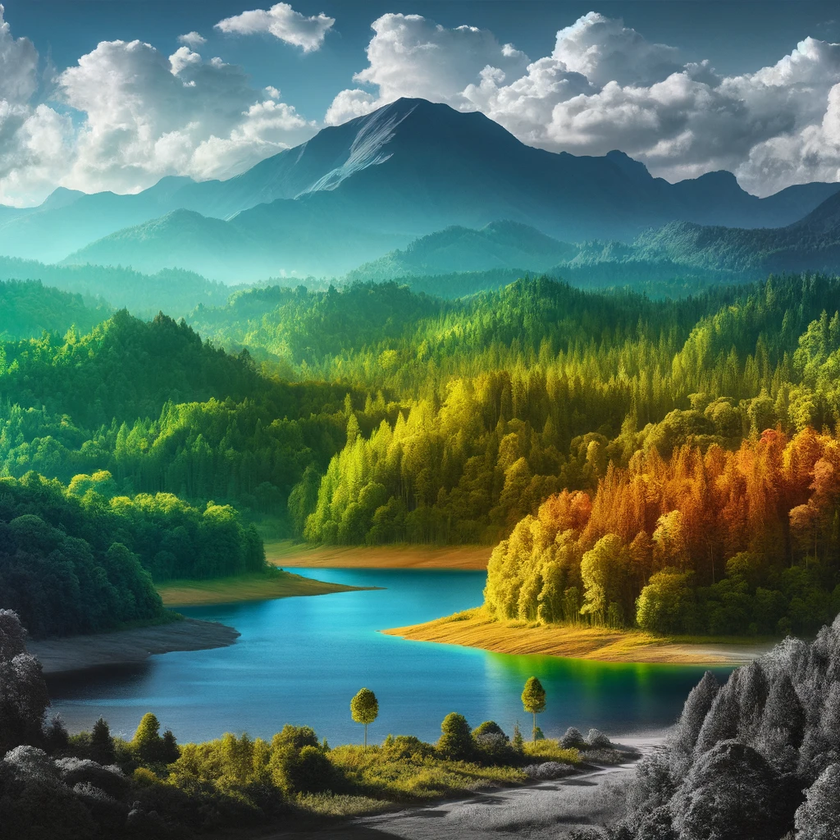
#> input picture Preparatorio/image.png, 840 x 840 px, shrunk from 1024 x 1024 before the run, found by its file name
$ python first.py
#> lines starting #> are read from the running program, lines starting #| are printed output that depends on the picture; after the words box and inside, x2 and y2 are one past the last pixel; in counts of white or black regions, pixels touching at a corner belong together
import numpy as np
import cv2
import matplotlib.pyplot as plt

def imprimir(imagen):
    plt.imshow(imagen, cmap="gray")
    plt.show()

def seleccionar_area_objeto(Q, I):
    N, M = Q.shape
    imin, imax, jmin, jmax = 1000, 0, 1000, 0
    for i in range(N):
        for j in range(M):
            if Q[i, j] > 0:
                imin = min(imin, i)
                imax = max(imax, i)
                jmin = min(jmin, j)
                jmax = max(jmax, j)
    y = [imin, imin, imax, imax, imin]
    x = [jmin, jmax, jmax, jmin, jmin]
    plt.imshow(I)
    plt.plot(x, y, color='yellow') # Cambiado para resaltar el contorno
    plt.show()

image = cv2.imread('Preparatorio/image.png')
#> image is the input picture: shape (840, 840, 3); mean B, G, R 92.6, 110.9, 82.3
I = image[:, :, (2, 1, 0)]

#Escala de grises mejorada
Z = np.mean(I.astype(float), axis=2).astype(np.uint8)
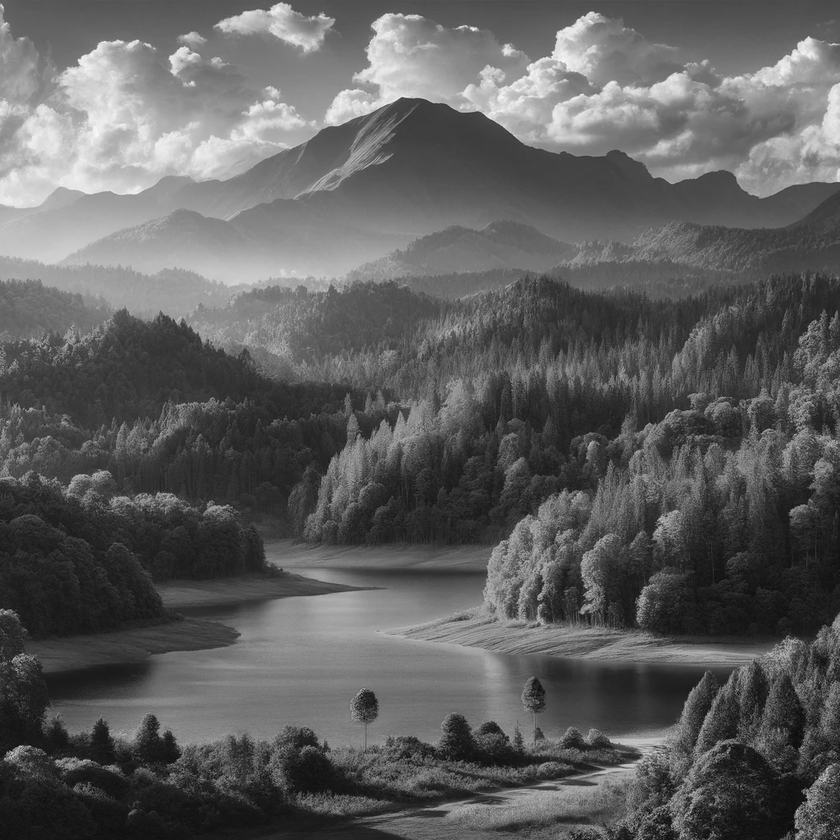
#> Z: shape (840, 840); min 3, max 252, mean 94.9

Sr, Sg, Sb = I[:, :, 0] > 100, I[:, :, 1] < 150, I[:, :, 2] < 100
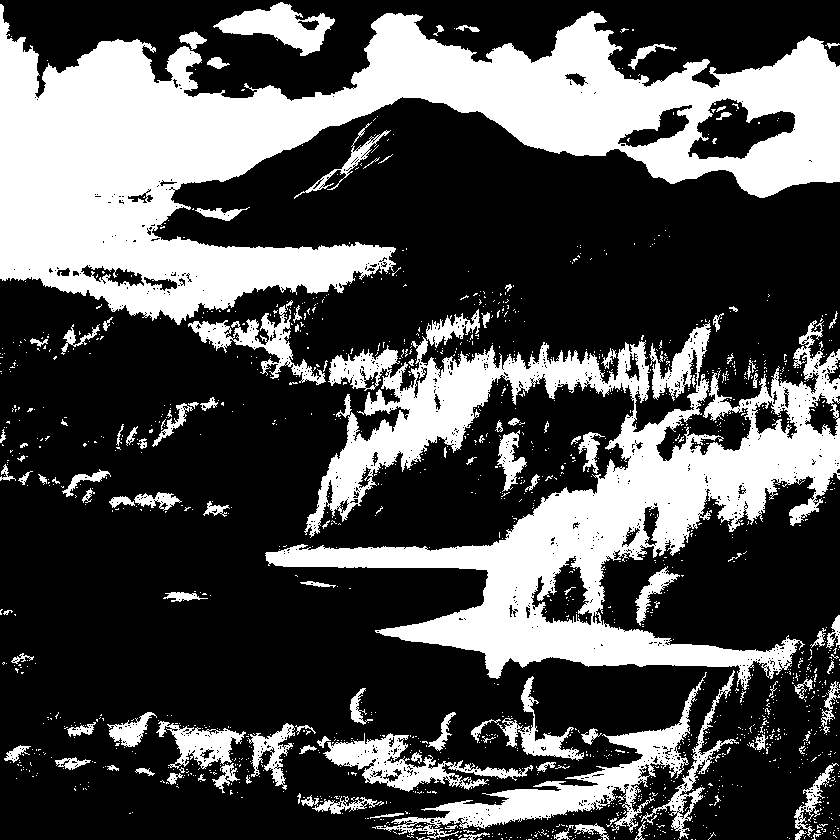
#> Sr: shape (840, 840) bool; 31.4% white; 1544 white regions (1419 under 20 px), largest, box (x1, y1, x2, y2) and area: (0, 4, 840, 325) 106487, (265, 320, 840, 690) 71638, (372, 672, 707, 839) 8707
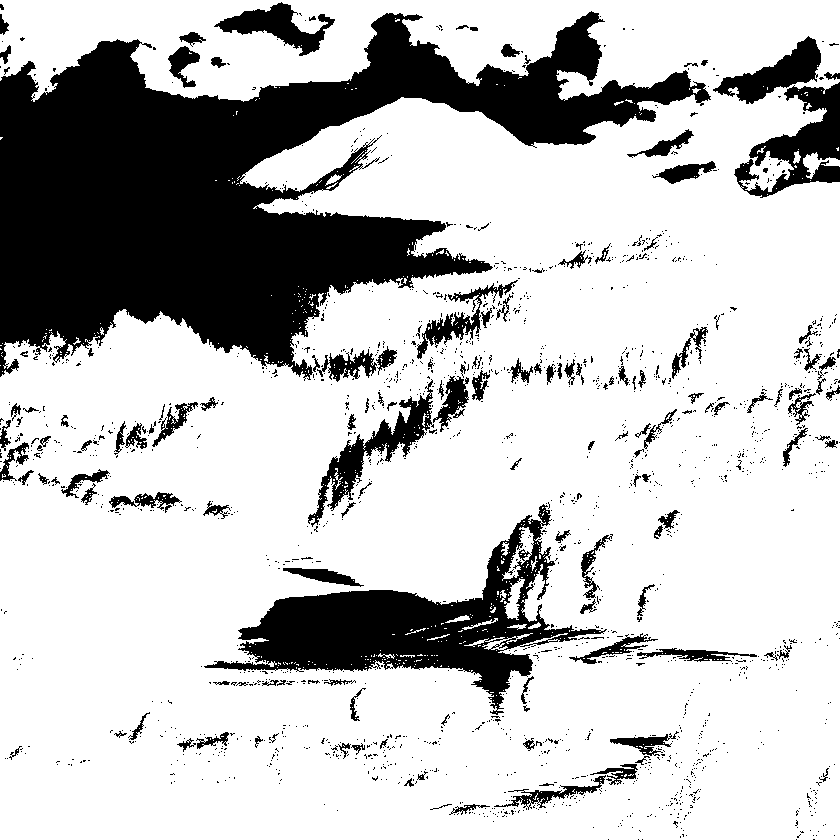
#> Sg: shape (840, 840) bool; 75.7% white; 1737 black regions (1583 under 20 px), largest, box (x1, y1, x2, y2) and area: (0, 11, 711, 381) 109799, (204, 504, 607, 715) 23198, (734, 82, 840, 198) 4980
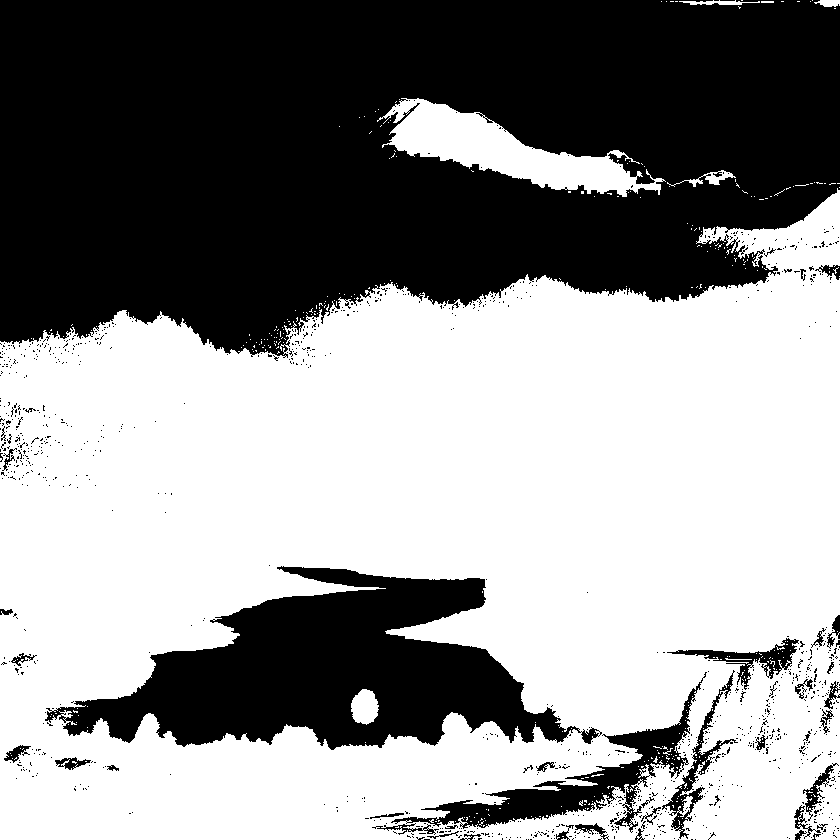
#> Sb: shape (840, 840) bool; 56.5% white; 1093 black regions (1049 under 20 px), largest, box (x1, y1, x2, y2) and area: (0, 0, 840, 358) 240401, (45, 566, 602, 750) 48959, (391, 672, 707, 833) 8139
S = np.logical_and(np.logical_and(Sr, Sg), Sb)
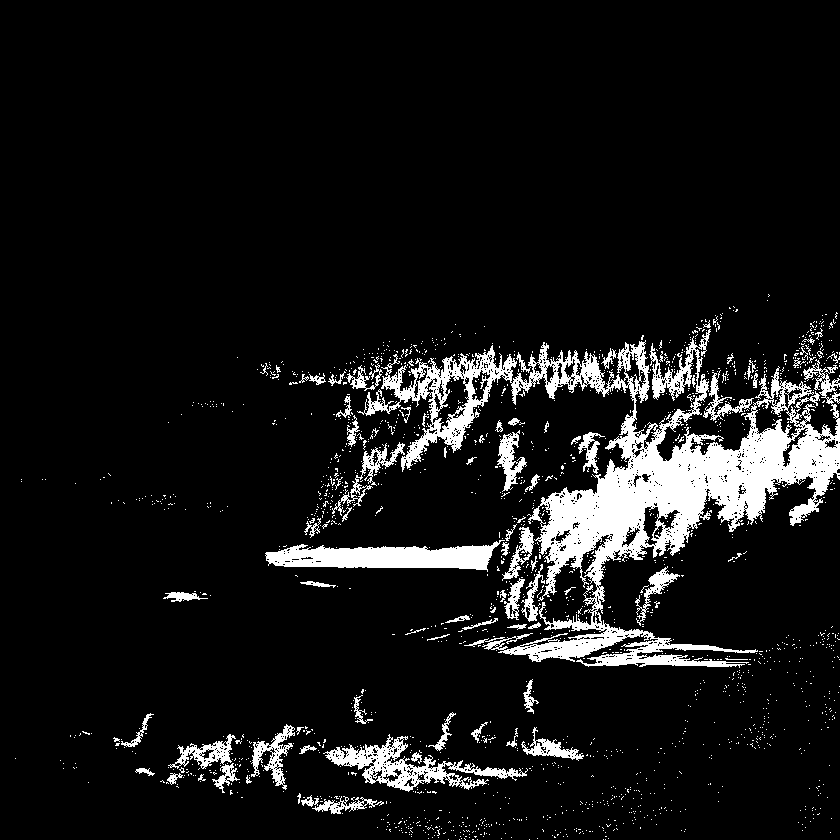
#> S: shape (840, 840) bool; 8.9% white; 1769 white regions (1686 under 20 px), largest, box (x1, y1, x2, y2) and area: (357, 329, 840, 668) 39212, (265, 540, 505, 572) 4454, (323, 734, 528, 792) 3298

N, M = S.shape
#> N = 840; M = 840
Q = np.copy(S)
for i in range(N):
    if np.sum(S[i, :]) < 30:
        Q[i, :] = 0
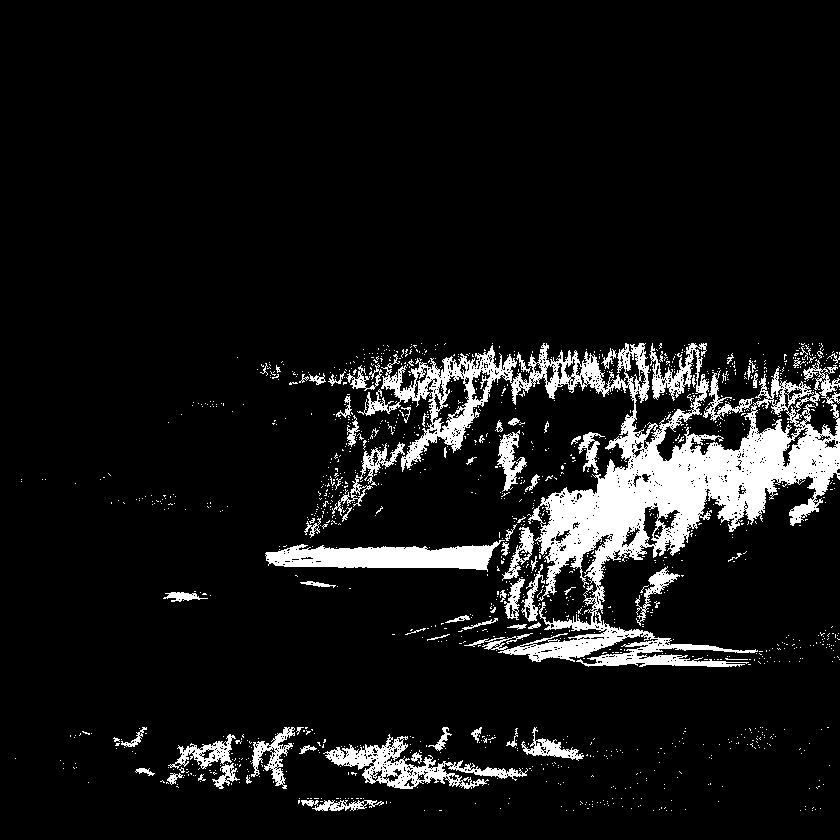
#> Q: shape (840, 840) bool; 8.6% white; 1341 white regions (1264 under 20 px), largest, box (x1, y1, x2, y2) and area: (357, 343, 840, 667) 39127, (265, 540, 505, 572) 4454, (323, 734, 528, 789) 3279

imprimir(Sb)
seleccionar_area_objeto(Q, I)
#> in seleccionar_area_objeto, `plt.show()`:
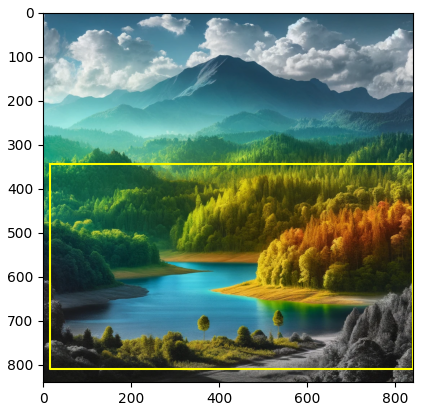
#> figure drawn by matplotlib, 1 panel
